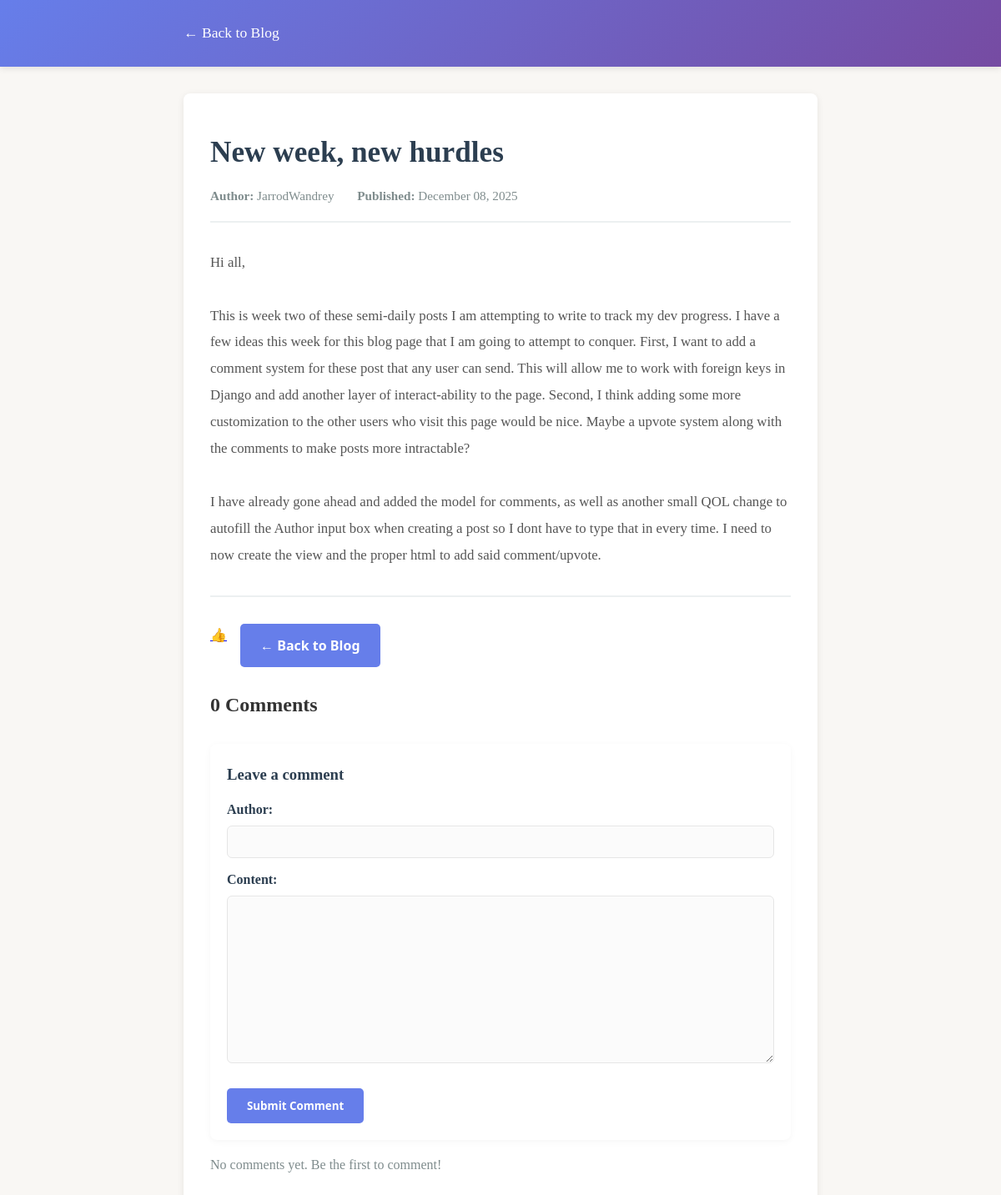
Before: /show/5/ with the older database file.
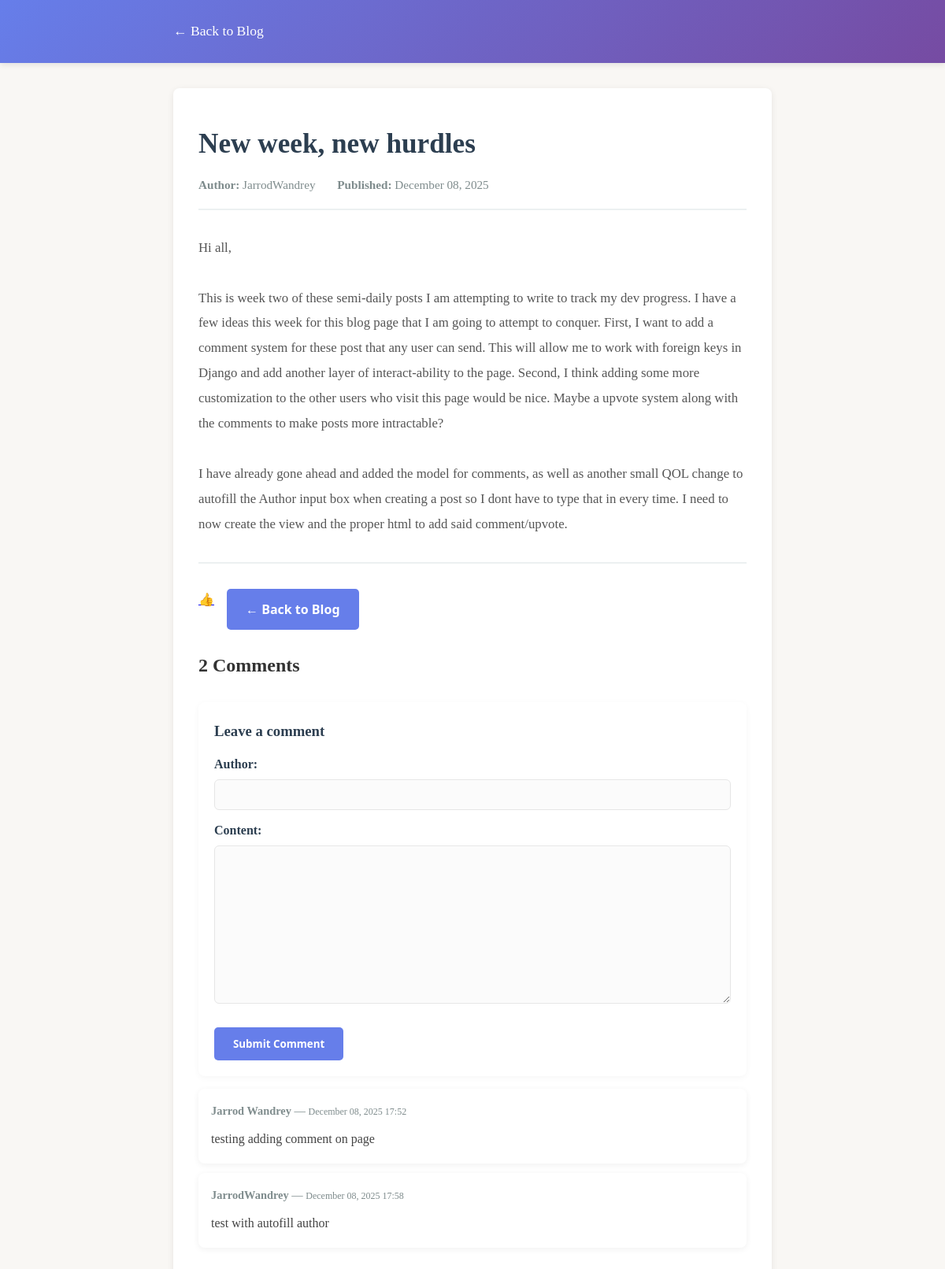
After: the same page with the newer database file.
### blog/models.py (models this page shows)
class Post(models.Model):
    title = models.CharField(max_length=200)
    author = models.CharField(max_length=50)
    content = models.TextField()
    created_at = models.DateTimeField(auto_now_add=True)
    likes = models.IntegerField(default=0)

class Comment(models.Model):
    post = models.ForeignKey(Post, related_name='comments', on_delete=models.CASCADE)
    author = models.CharField(max_length=50)
    content = models.TextField()
    created_at = models.DateTimeField(auto_now_add=True)

### blog/views.py (the view, shortened to what this page needs)
# urls.py: path('show/<int:post_id>/', views.show_post, name='show_post'),
def show_post(request, post_id):
    form = CommentForm()
    post = get_post_by_id(post_id)
    if post:
        return render(request, 'show_post.html', {'post': post, 'form': form})
    else:
        return HttpResponse("Post not found", status=404)

### blog/forms.py
class CommentForm(forms.ModelForm):
    author = forms.CharField(max_length=50, required=True, label='Author')
    content = forms.CharField(widget=forms.Textarea, required=True, label='Content')
    class Meta:
        model = Comment
        fields = ['author', 'content']

### blog/services.py (called while the page is built)
def get_post_by_id(post_id):
    try:
        post = Post.objects.get(id=post_id)
        return post
    except Post.DoesNotExist:
        return None

### blog/templates/show_post.html (shortened to what this page needs)
<!DOCTYPE html>
<html lang="en">
<head>
</head>
<body>
    <header>
        <div class="container">
            <a href="/" class="header-link">← Back to Blog</a>
        </div>
    </header>
    <div class="container">
        <div class="post-content-section">
            <h1>{{ post.title }}</h1>
            <div class="post-meta">
                <span><strong>Author:</strong> {{ post.author }}</span>
                <span><strong>Published:</strong> {{ post.created_at|date:"F d, Y" }}</span>
            </div>
            <div class="post-body">{{ post.content|escape }}</div>
            <div class="button-group">
                <a href="/like/{{post.id}}">👍</a>
                <a href="/" class="btn btn-home">← Back to Blog</a>
            </div>
            <div class="comments-section" style="margin-top:1.5rem;">
                <h2>{{ post.comments.count }} Comment{{ post.comments.count|pluralize }}</h2>
                <div class="comment-form">
                    <h3>Leave a comment</h3>
                    <form method="post" action="">
                        {% if user.is_authenticated %}
                        <input type="hidden" name="author" value="{{ user.username }}">
                        <p style="margin-bottom:0.5rem; color:#7f8c8d;">Commenting as <strong>{{ user.username }}</strong></p>
                        {% else %}
                        <div style="margin-bottom:0.75rem;">
                            {{ form.author.label_tag }}
                            {{ form.author }}
                        </div>
                        {% endif %}
                        <div style="margin-bottom:0.75rem;">
                            {{ form.content.label_tag }}
                            {{ form.content }}
                        </div>
                        <button type="submit" class="btn btn-home">Submit Comment</button>
                    </form>
                </div>
                <ul class="comments-list">
                    {% for comment in post.comments.all %}
                    <li class="comment">
                        <p class="meta"><strong>{{ comment.author }}</strong> — <small>{{ comment.created_at|date:"F d, Y H:i" }}</small></p>
                        <p class="body">{{ comment.content|linebreaksbr }}</p>
                    </li>
                    {% empty %}
                    <li class="no-comments" style="color:#7f8c8d;">No comments yet. Be the first to comment!</li>
                    {% endfor %}
                </ul>
            </div>
        </div>
    </div>
</body>
</html>

### blog/templates/show_post.html (style rules this page uses)
* { margin: 0; padding: 0; box-sizing: border-box; }
body { font-family: 'Georgia', 'Garamond', serif; line-height: 1.8; color: #333; background-color: #f9f7f4; }
header { background: linear-gradient(135deg, #667eea 0%, #764ba2 100%); color: white; padding: 1.5rem 0; box-shadow: 0 2px 8px rgba(0,0,0,0.1); }
.container { max-width: 800px; margin: 0 auto; padding: 0 20px; }
.header-link { color: white; text-decoration: none; font-size: 1.1rem; transition: opacity 0.3s ease; }
.post-content-section { background: white; padding: 3rem 2rem; margin: 2rem 0; border-radius: 8px; box-shadow: 0 2px 8px rgba(0,0,0,0.08); }
h1 { font-size: 2.2rem; color: #2c3e50; margin-bottom: 1rem; line-height: 1.3; }
.post-meta { color: #7f8c8d; font-size: 0.95rem; margin-bottom: 2rem; border-bottom: 2px solid #ecf0f1; padding-bottom: 1rem; }
.post-meta span { display: inline-block; margin-right: 1.5rem; }
.post-body { font-size: 1.05rem; line-height: 1.9; color: #555; margin-bottom: 2rem; white-space: pre-wrap; overflow-wrap: break-word; }
.button-group { display: flex; gap: 1rem; margin-top: 2rem; padding-top: 2rem; border-top: 2px solid #ecf0f1; }
.btn { padding: 0.75rem 1.5rem; border: none; border-radius: 5px; text-decoration: none; font-weight: 600; cursor: pointer; transition: all 0.3s ease; font-family: 'Segoe UI', Tahoma, Geneva, Verdana, sans-serif; display: inline-block; text-align: center; }
.btn-home { background-color: #667eea; color: white; }
.comments-section { margin-top: 1.5rem; }
.comments-list { list-style: none; margin-top: 1rem; padding-left: 0; }
.comment { background: #fff; padding: 1rem; border-radius: 8px; box-shadow: 0 2px 8px rgba(0,0,0,0.06); margin-bottom: 0.75rem; color: #444; }
.comment p { margin: 0; }
.comment .meta { color: #7f8c8d; font-size: 0.9rem; margin-bottom: 0.5rem; }
.comment-form { margin-top: 1.5rem; background: #fff; padding: 1.25rem; border-radius: 8px; box-shadow: 0 2px 8px rgba(0,0,0,0.04); }
.comment-form h3 { margin-top: 0; margin-bottom: 0.75rem; color: #2c3e50; }
.comment-form label { display:block; margin-bottom:0.25rem; font-weight:600; color:#2c3e50; }
.comment-form input[type="text"], .comment-form textarea, .comment-form input, .comment-form select { width: 100%; padding: 0.6rem; border: 1px solid #e6e6e6; border-radius: 6px; font-family: inherit; font-size: 1rem; color: #333; background: #fbfbfb; box-shadow: inset 0 1px 0 rgba(255,255,255,0.5); }
.comment-form textarea { min-height: 110px; resize: vertical; }
.comment-form .btn { margin-top: 0.5rem; }

Changed rows visible on the page:
computed for Post "New week, new hurdles": comments.count "0" → "2"
added Comment: author "Jarrod Wandrey", created_at "December 08, 2025 17:52", content "testing adding comment on page"
added Comment: author "JarrodWandrey", created_at "December 08, 2025 17:58", content "test with autofill author"
Other visible differences:
text no longer shown: "No comments yet. Be the first to comment!"
